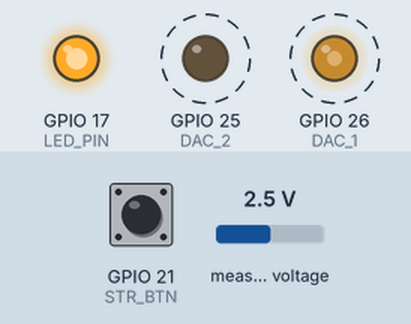
Recording of a sketch running on a simulated ESP32. On the bench: output pins drawn as LEDs (lit = HIGH). Dashed ring = blinking. The inputs (shaded band) are chosen by the test bench; at power-on: GPIO 21 (STR_BTN) HIGH, measured voltage 2.5 V.

Above: at 1.05 s.
1.3 s: GPIO 21 (STR_BTN) pulled LOW for 0.15 s
At 1.3 s:
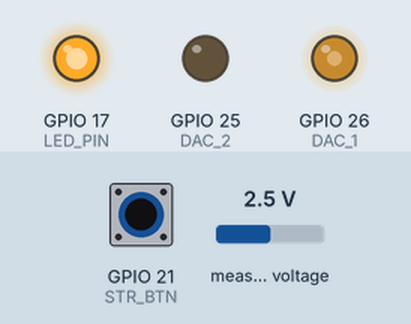
4.4 s: GPIO 21 (STR_BTN) pulled LOW for 1 s
At 4.4 s:
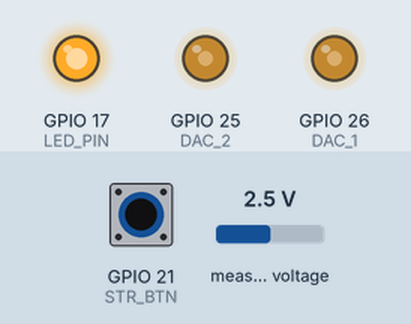
8.1 s: GPIO 21 (STR_BTN) pulled LOW for 3.2 s
Timing chart, 0 to 18.8 s (numbered marks = the images above; inputs shaded):
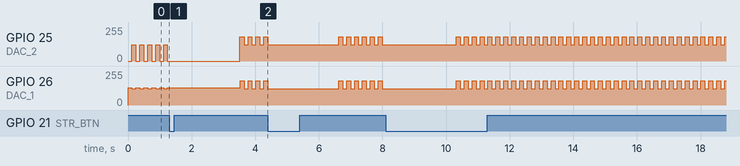

The sketch:

percobaan1.ino
```cpp
// penggunaan library
#include <Adafruit_MCP3008.h>
// definisi pin interkoneksi kit
#define LED_PIN 17
#define STR_BTN 21
#define ADC_ESP 36
#define DAC_1 26
#define DAC_2 25
#define SPI_MISO 19
#define SPI_MOSI 23
#define SPI_SCLK 18
#define SPI_CS 5
// definisi parameter
#define DATA_LEN 2000
#define MCP_VREF 4.75 // Volt DC
#define ESP_VREF 3.30 // Volt DC
#define V_OFFSET 1.60 // Volt DC
#define FILTER_ORDER 32
#define DUMMY_DATA_LEN 100
#define SAMPLING_FREQ 16000
uint64_t SAMPLING_PERIOD = 1000000 / SAMPLING_FREQ;
const uint32_t TOTAL_DATA_LEN = DATA_LEN + 2*DUMMY_DATA_LEN;
const int32_t OFFSET_ADC = 255*V_OFFSET/ESP_VREF;
// mendefinisikan koefisien filter
float COEFF_B[FILTER_ORDER + 1] = {0.0044,0.0049,0.0064,0.0088,0.0120,
0.0161,0.0207,0.0257,0.0309,0.0362,0.0413,0.0460,0.0502,0.0536,0.0561,
0.0577,0.0582,0.0577,0.0561,0.0536,0.0502,0.0460,0.0413,0.0362,0.0309,
0.0257,0.0207,0.0161,0.0120,0.0088,0.0064,0.0049,0.0044};
// pembuatan objek adc dari MCP3008
Adafruit_MCP3008 adc;
// pembuatan objek timer
hw_timer_t *My_timer = NULL;
// deklarasi variabel
byte getDataFlag = 0;
byte calcDataFlag = 0;
// mendefinisikan data untuk filter dan hasilnya
int32_t BUFFER[TOTAL_DATA_LEN];
int32_t UNFILTERED_DATA[TOTAL_DATA_LEN];
int32_t FILTERED_DATA[TOTAL_DATA_LEN];
uint32_t counter = DUMMY_DATA_LEN;
// setiap SAMPLING_PERIOD, melakukan interupsi
void IRAM_ATTR onTimer(){
if(getDataFlag){
UNFILTERED_DATA[counter] = ((adc.readADC(0) >>
2)/ESP_VREF)*MCP_VREF;
BUFFER[counter] = UNFILTERED_DATA[counter] - OFFSET_ADC;
counter = counter + 1;
if(counter >= TOTAL_DATA_LEN){
getDataFlag = 0;
counter = DUMMY_DATA_LEN;
}
}else{
if(!calcDataFlag){
if(counter < DATA_LEN + DUMMY_DATA_LEN){
dacWrite(DAC_1, FILTERED_DATA[counter]);
dacWrite(DAC_2, UNFILTERED_DATA[counter]);
}else{
dacWrite(DAC_1, OFFSET_ADC);
dacWrite(DAC_2, OFFSET_ADC);
if(counter >= (DATA_LEN << 1) + DUMMY_DATA_LEN){
counter = DUMMY_DATA_LEN;
}
}
counter = counter + 1;
}
}
}
// ketika tombol ditekan, akan dilakukan get DATA_LEN data; flag set ke 1
void getData(){
getDataFlag = 1;
calcDataFlag = 1;
counter = 0;
}
// fungsi untuk melakukan filter
int32_t filter_fir(int32_t counter_){
float temp = 0;
int32_t int_temp;
for(uint32_t i = 0; i < FILTER_ORDER; i++){
temp = temp + BUFFER[counter_ - i] * COEFF_B[i];
}
int_temp = (int32_t) temp;
return int_temp;
}
void setup() {
// set mode untuk setiap pin
pinMode(ADC_ESP, INPUT);
pinMode(STR_BTN, INPUT_PULLUP);
pinMode(LED_PIN, OUTPUT);
// menggunakan interrupt external untuk tombol
attachInterrupt(digitalPinToInterrupt(STR_BTN), getData, FALLING);
// inisiasi MCP3008
adc.begin(SPI_SCLK, SPI_MOSI, SPI_MISO, SPI_CS);
// menyalakan led indikator
digitalWrite(LED_PIN, HIGH);
// set timer untuk sampling
My_timer = timerBegin(0, 80, true);
timerAttachInterrupt(My_timer, &onTimer, true);
timerAlarmWrite(My_timer, SAMPLING_PERIOD, true);
timerAlarmEnable(My_timer);
// inisialisasi data terfilter
for(uint32_t i = 0; i < TOTAL_DATA_LEN; i++){
FILTERED_DATA[i] = 128;
}
}
void loop() {
// looping yang terjadi adalah perhitungan dan pass data ke osiloskop
// pass data dilakukan dengan interrupt pada DAC_1 dan DAC_2
if(!getDataFlag && calcDataFlag){
FILTERED_DATA[counter] = filter_fir(counter);
FILTERED_DATA[counter] = FILTERED_DATA[counter] + OFFSET_ADC;
counter = counter + 1;
if(counter >= DUMMY_DATA_LEN + DATA_LEN){
calcDataFlag = 0;
counter = 0;
}
}
}
```
